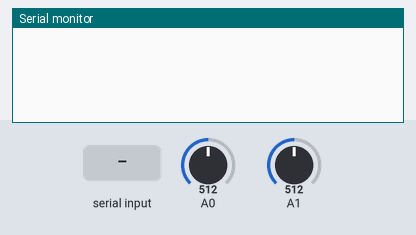
Bench run of a sketch on a simulated Arduino Uno, built with avr-gcc and run on an emulated ATmega328P. Shown: the last lines printed to the serial monitor. Inputs (shaded band) come from the test bench; at power-on: A0 = 512, A1 = 512.

Above: at 1.2 s.
1.3 s: "1" received over Serial
At 2.3 s:
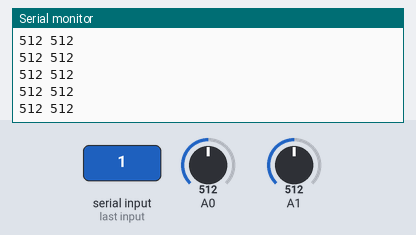
3.2 s: A0 set to 716
At 4.1 s:
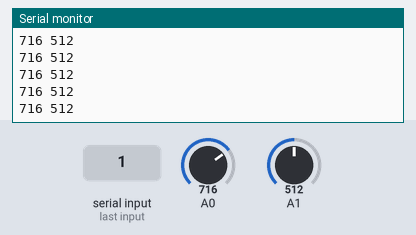
4.7 s: A1 set to 716
At 5.8 s:
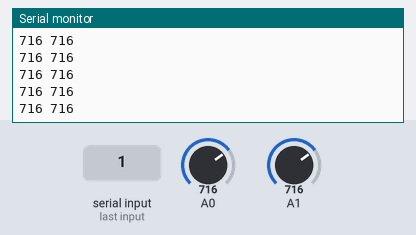
6.2 s: A0 set to 900
Timing chart, 0 to 6.3 s (numbered marks = the images above; inputs shaded):
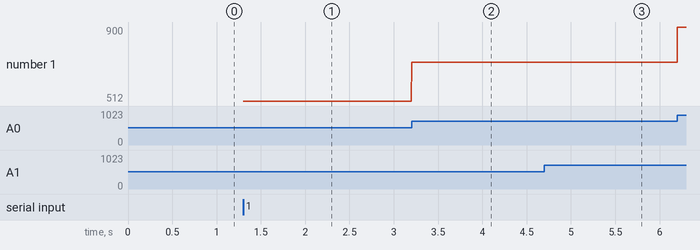

The sketch:

adc_500Hz.ino
```cpp
#include <avr/io.h>
#include <avr/interrupt.h>

volatile boolean flag = false;
//volatile int i = 0;

void setup() {

  // initialize Timer1
  cli();
  TCCR1A = 0;
  TCCR1B = 0;

  // set compare match register to desired timer count: 500Hz 249 1kHz
  OCR1A = 499;
  // turn on CTC mode:
  TCCR1B |= (1 << WGM12);
  // Set CS10 and CS12 bits for 64 prescaler:
  TCCR1B |= (1 << CS10);
  TCCR1B |= (1 << CS11);
  // enable timer compare interrupt:
  TIMSK1 |= (1 << OCIE1A);
  // enable global interrupts:


  Serial.begin(115200); // set the baud rate

  delay(500);

  sei();
}


void loop() {
  if(Serial.available()){
    flag = true;
  }
  else{
    flag=false;
  }
}

ISR(TIMER1_COMPA_vect){

  if(flag==true){
//    Serial.print(analogRead(0));
//    Serial.print(",");
//    Serial.print(analogRead(1));
//    Serial.print(",");
//    Serial.print(analogRead(2));
//    Serial.print(",");
//    Serial.print(analogRead(3));
//    Serial.print(",");
//    Serial.print(analogRead(4));
//    Serial.print(",");
    Serial.print(analogRead(0));
    Serial.print(" ");
   Serial.println(analogRead(1));
  }
}
```

Measured:
- after the input at 1.3 s, the serial monitor: prints a new line at once (image 1)
- after the input at 3.2 s, the serial monitor: prints a new line at once (image 2)
- after the input at 4.7 s, the serial monitor: prints a new line at once (image 3)
- plotted number 1: 512 → 716 after the input at 3.2 s, 716 → 900 after the input at 6.2 s
